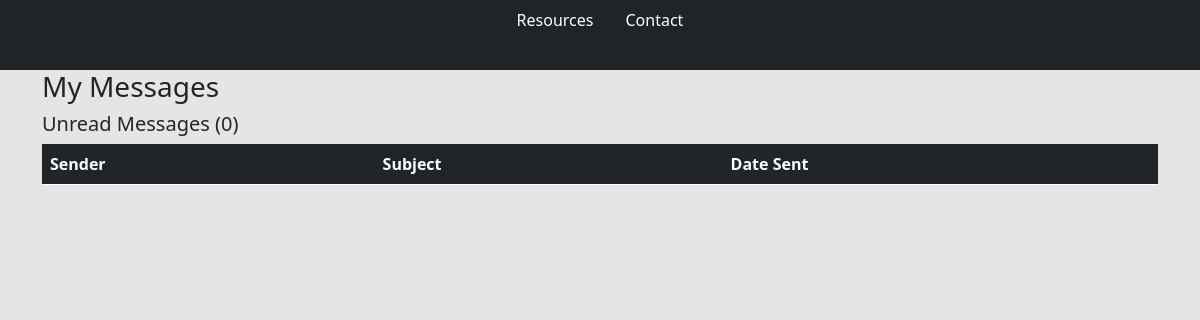
The app's page /inbox/, older data.
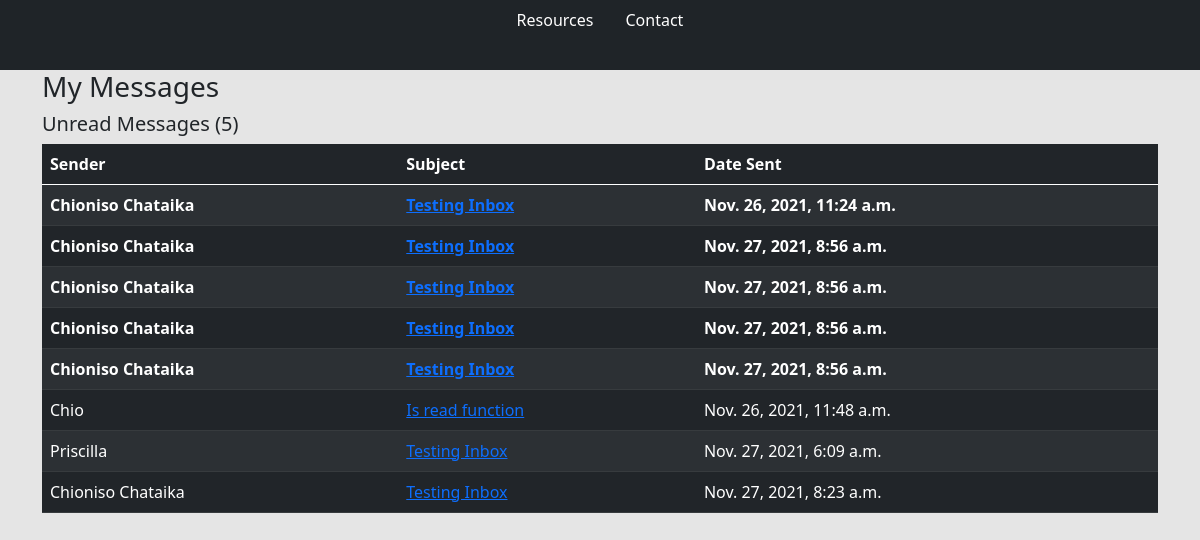
The same page, newer data.
### base/models.py (models this page shows, shortened)
class Message(models.Model):
    name = models.CharField(max_length=200, null=True)
    email = models.CharField(max_length=200, null=True)
    subject = models.CharField(max_length=200, null=True)
    body = models.TextField()
    is_read = models.BooleanField(default=False)
    created = models.DateTimeField(auto_now_add=True)
    id = models.UUIDField(default=uuid.uuid4, unique=True,
                          primary_key=True, editable=False)

### base/views.py (the view)
# urls.py: path('inbox/', views.inboxPage, name="inbox"),
def inboxPage(request):
    inbox = Message.objects.all().order_by('is_read')
    unreadCount = Message.objects.filter(is_read=False).count()
    context = {'inbox': inbox, 'unreadCount': unreadCount}
    return render(request, 'base/inbox.html', context)

### base/templates/base/inbox.html
{% extends 'base/main.html' %}
{% load static %}
{% block content %}
<div class="container">
    <h3>My Messages</h3>
    <h5>Unread Messages ({{unreadCount}})</h5>
    <table class="table table-dark table-striped">
        <thead>
            <tr>
                <th>Sender</th>
                <th>Subject</th>
                <th>Date Sent</th>
            </tr>
        </thead>
        <tbody>
            {% for message in inbox %}
            {% if message.is_read %}
        <tr>
            {% else %}
        <tr style="font-weight: 900;">
            {% endif %}
            <td>{{message.name}}</td>
                <td><a href="{% url 'message' message.id %}">{{message.subject}}</a></td>
            <td>{{message.created}}</td>
        </tr>
        {% endfor %}
    </tbody>
</table>
</div>
{% endblock content %}

Row changes from the older to the newer data that the page shows:
added Message: name "Chioniso Chataika", subject "Testing Inbox", created "Nov. 26, 2021, 11:24 a.m."
added Message: name "Chioniso Chataika", subject "Testing Inbox", created "Nov. 27, 2021, 8:56 a.m."
added Message: name "Chioniso Chataika", subject "Testing Inbox", created "Nov. 27, 2021, 8:56 a.m."
added Message: name "Chioniso Chataika", subject "Testing Inbox", created "Nov. 27, 2021, 8:56 a.m."
added Message: name "Chioniso Chataika", subject "Testing Inbox", created "Nov. 27, 2021, 8:56 a.m."
added Message: name "Chio", subject "Is read function", created "Nov. 26, 2021, 11:48 a.m."
added Message: name "Priscilla", subject "Testing Inbox", created "Nov. 27, 2021, 6:09 a.m."
added Message: name "Chioniso Chataika", subject "Testing Inbox", created "Nov. 27, 2021, 8:23 a.m."
Text that changed along with them:
{{ unreadCount }}: "0" → "5"
